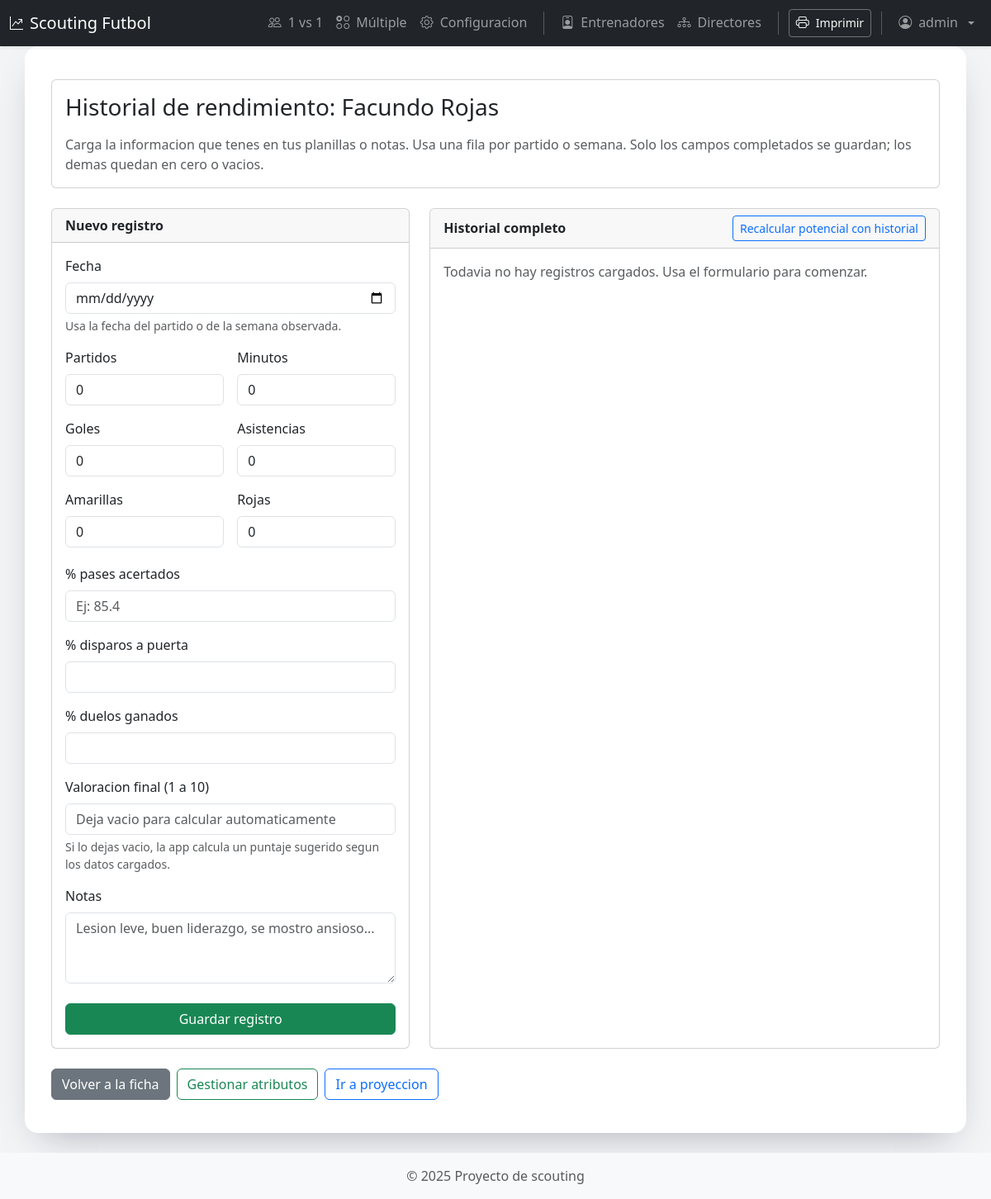
The page /player/1/stats (signed in) on the database as committed earlier.
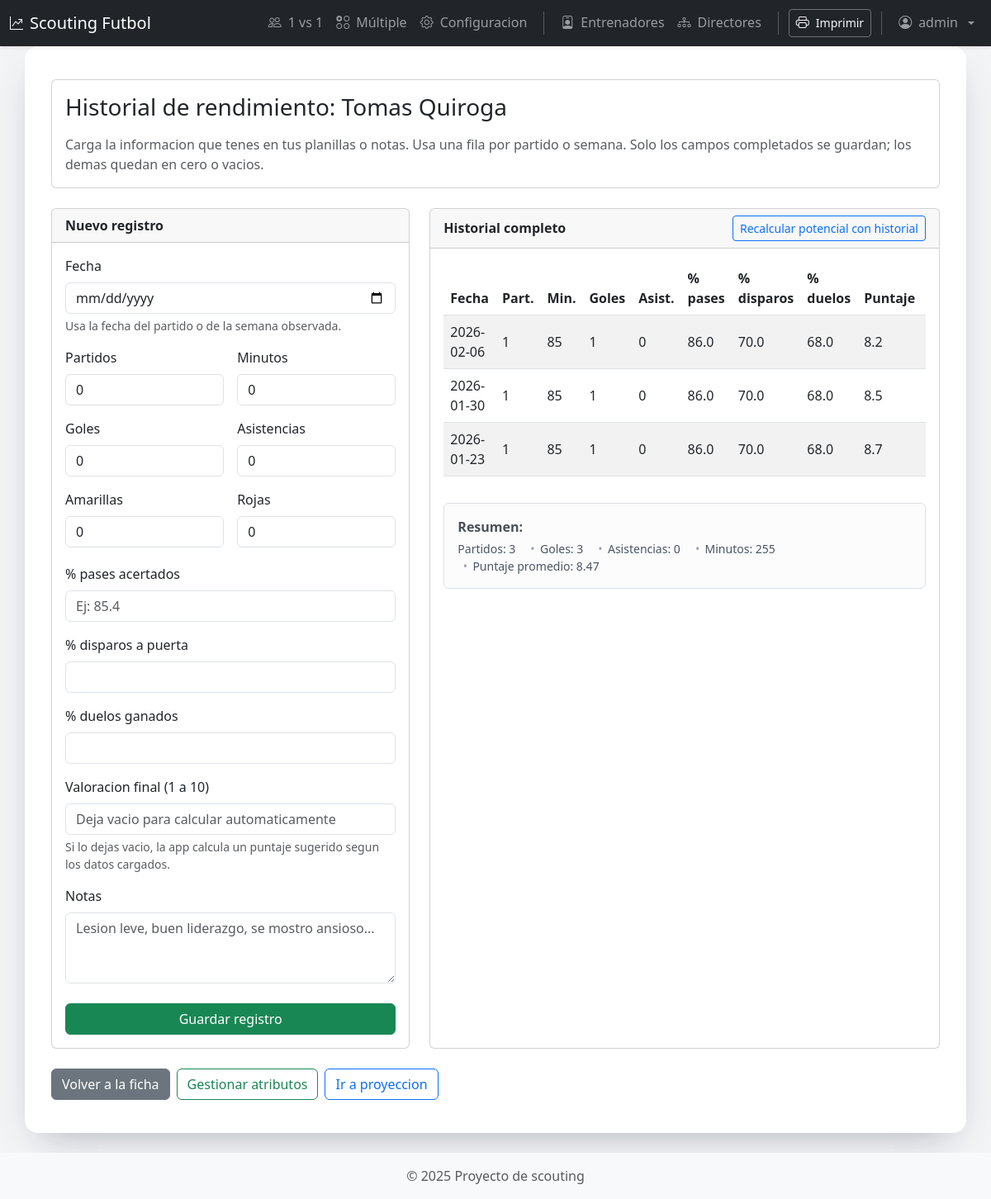
The same page on the database as committed later.
### models.py (models this page shows, shortened)
class Player(Base):
    __tablename__ = "players"
    id = Column(Integer, primary_key=True)
    name = Column(String, nullable=False)
    national_id = Column(String, unique=True, nullable=True)
    age = Column(Integer, nullable=False)
    position = Column(String, nullable=False)
    club = Column(String, nullable=True)
    country = Column(String, nullable=True)
    photo_url = Column(String, nullable=True)
    pace = Column(Integer, nullable=False)
    shooting = Column(Integer, nullable=False)
    passing = Column(Integer, nullable=False)
    dribbling = Column(Integer, nullable=False)
    defending = Column(Integer, nullable=False)
    physical = Column(Integer, nullable=False)
    vision = Column(Integer, nullable=False)
    tackling = Column(Integer, nullable=False)
    determination = Column(Integer, nullable=False)
    technique = Column(Integer, nullable=False)
    potential_label = Column(Boolean, nullable=False)
    stats = relationship("PlayerStat", back_populates="player", cascade="all, delete-orphan")
    attribute_history = relationship("PlayerAttributeHistory", back_populates="player", cascade="all, delete-orphan")

class PlayerStat(Base):
    __tablename__ = "player_stats"
    id = Column(Integer, primary_key=True)
    player_id = Column(Integer, ForeignKey("players.id"), nullable=False)
    record_date = Column(Date, nullable=False)
    matches_played = Column(Integer, nullable=False, default=0)
    goals = Column(Integer, nullable=False, default=0)
    assists = Column(Integer, nullable=False, default=0)
    minutes_played = Column(Integer, nullable=False, default=0)
    yellow_cards = Column(Integer, nullable=False, default=0)
    red_cards = Column(Integer, nullable=False, default=0)
    pass_accuracy = Column(Float, nullable=True)  # porcentaje (0-100)
    shot_accuracy = Column(Float, nullable=True)  # porcentaje (0-100)
    duels_won_pct = Column(Float, nullable=True)  # porcentaje (0-100)
    final_score = Column(Float, nullable=True)    # valoración 1-10
    notes = Column(Text, nullable=True)
    player = relationship("Player", back_populates="stats")

### app.py (the view, shortened to what this page needs)
@app.route("/player/<int:player_id>/stats", methods=["GET", "POST"])
@login_required
def player_stats(player_id: int):
    if request.method == "POST":
        _require_csrf()
    db = Session()
    player = db.query(Player).filter(Player.id == player_id).first()
    if not player:
        db.close()
        abort(404)
    stats = (db.query(PlayerStat)
             .filter(PlayerStat.player_id == player_id)
             .order_by(PlayerStat.record_date.desc(), PlayerStat.id.desc())
             .all())
    db.close()
    summary = summarize_stats(list(reversed(stats)))
    return render_template(
        "player_stats.html",
        player=player,
        stats=stats,
        summary=summary,
    )

### templates/player_stats.html (shortened to what this page needs)
{% extends "base.html" %}
{% block content %}
<div class="card mb-4">
    <div class="card-body">
        <h1 class="h3 mb-3">Historial de rendimiento: {{ player.name }}</h1>
        <p class="text-muted mb-0">
            Carga la informacion que tenes en tus planillas o notas. Usa una fila por partido o semana.
            Solo los campos completados se guardan; los demas quedan en cero o vacios.
        </p>
    </div>
</div>
<div class="row g-4">
    <div class="col-lg-5">
        <div class="card h-100">
            <div class="card-header">Nuevo registro</div>
            <div class="card-body">
                <form method="post">
                    <div class="mb-3">
                        <label class="form-label" for="record_date">Fecha</label>
                        <input class="form-control" type="date" id="record_date" name="record_date" value="{{ request.form.record_date or '' }}" required>
                        <div class="form-text">Usa la fecha del partido o de la semana observada.</div>
                    </div>
                    <div class="row g-3">
                        <div class="col-6">
                            <label class="form-label">Partidos</label>
                            <input class="form-control" type="number" name="matches_played" min="0" value="{{ request.form.matches_played or 0 }}">
                        </div>
                        <div class="col-6">
                            <label class="form-label">Minutos</label>
                            <input class="form-control" type="number" name="minutes_played" min="0" value="{{ request.form.minutes_played or 0 }}">
                        </div>
                        <div class="col-6">
                            <label class="form-label">Goles</label>
                            <input class="form-control" type="number" name="goals" min="0" value="{{ request.form.goals or 0 }}">
                        </div>
                        <div class="col-6">
                            <label class="form-label">Asistencias</label>
                            <input class="form-control" type="number" name="assists" min="0" value="{{ request.form.assists or 0 }}">
                        </div>
                        <div class="col-6">
                            <label class="form-label">Amarillas</label>
                            <input class="form-control" type="number" name="yellow_cards" min="0" value="{{ request.form.yellow_cards or 0 }}">
                        </div>
                        <div class="col-6">
                            <label class="form-label">Rojas</label>
                            <input class="form-control" type="number" name="red_cards" min="0" value="{{ request.form.red_cards or 0 }}">
                        </div>
                    </div>
                    <div class="row g-3 mt-1">
                        <div class="col-12">
                            <label class="form-label">% pases acertados</label>
                            <input class="form-control" type="number" name="pass_accuracy" min="0" max="100" step="0.1" placeholder="Ej: 85.4">
                        </div>
                        <div class="col-12">
                            <label class="form-label">% disparos a puerta</label>
                            <input class="form-control" type="number" name="shot_accuracy" min="0" max="100" step="0.1">
                        </div>
                        <div class="col-12">
                            <label class="form-label">% duelos ganados</label>
                            <input class="form-control" type="number" name="duels_won_pct" min="0" max="100" step="0.1">
                        </div>
                        <div class="col-12">
                            <label class="form-label">Valoracion final (1 a 10)</label>
                            <input class="form-control" type="number" name="final_score" min="1" max="10" step="0.1" placeholder="Deja vacio para calcular automaticamente">
                            <div class="form-text">Si lo dejas vacio, la app calcula un puntaje sugerido segun los datos cargados.</div>
                        </div>
                    </div>
                    <div class="mt-3">
                        <label class="form-label">Notas</label>
                        <textarea class="form-control" name="notes" rows="3" placeholder="Lesion leve, buen liderazgo, se mostro ansioso..."></textarea>
                    </div>
                    <div class="d-grid mt-4">
                        <button class="btn btn-success" type="submit">Guardar registro</button>
                    </div>
                </form>
            </div>
        </div>
    </div>
    <div class="col-lg-7">
        <div class="card h-100">
            <div class="card-header d-flex flex-wrap justify-content-between align-items-center gap-2">
                <span>Historial completo</span>
                <form method="post" class="d-inline">
                    <button class="btn btn-outline-primary btn-sm" type="submit">Recalcular potencial con historial</button>
                </form>
            </div>
            <div class="card-body">
                {% if stats %}
                <div class="table-responsive">
                    <table class="table table-striped table-hover align-middle">
                        <thead>
                            <tr>
                                <th>Fecha</th>
                                <th>Part.</th>
                                <th>Min.</th>
                                <th>Goles</th>
                                <th>Asist.</th>
                                <th>% pases</th>
                                <th>% disparos</th>
                                <th>% duelos</th>
                                <th>Puntaje</th>
                                <th>Notas</th>
                            </tr>
                        </thead>
                        <tbody>
                            {% for stat in stats %}
                            <tr>
                                <td>{{ stat.record_date }}</td>
                                <td>{{ stat.matches_played }}</td>
                                <td>{{ stat.minutes_played }}</td>
                                <td>{{ stat.goals }}</td>
                                <td>{{ stat.assists }}</td>
                                <td>{{ stat.pass_accuracy if stat.pass_accuracy is not none else '--' }}</td>
                                <td>{{ stat.shot_accuracy if stat.shot_accuracy is not none else '--' }}</td>
                                <td>{{ stat.duels_won_pct if stat.duels_won_pct is not none else '--' }}</td>
                                <td>{{ stat.final_score if stat.final_score is not none else '--' }}</td>
                                <td>{{ stat.notes or '-' }}</td>
                            </tr>
                            {% endfor %}
                        </tbody>
                    </table>
                </div>
                <div class="stats-summary mt-3">
                    <div class="alert alert-light border">
                        <div class="fw-semibold mb-1">Resumen:</div>
                        <ul class="list-inline mb-0 small">
                            <li class="list-inline-item">Partidos: {{ summary.total_matches }}</li>
                            <li class="list-inline-item">Goles: {{ summary.total_goals }}</li>
                            <li class="list-inline-item">Asistencias: {{ summary.total_assists }}</li>
                            <li class="list-inline-item">Minutos: {{ summary.total_minutes }}</li>
                            <li class="list-inline-item">Puntaje promedio: {{ summary.avg_final_score or '--' }}</li>
                        </ul>
                    </div>
                </div>
                {% else %}
                <p class="text-muted mb-0">Todavia no hay registros cargados. Usa el formulario para comenzar.</p>
                {% endif %}
            </div>
        </div>
    </div>
</div>
<div class="mt-4 d-flex flex-wrap gap-2">
    <a class="btn btn-secondary" href="{{ url_for('player_detail', player_id=player.id) }}">Volver a la ficha</a>
    <a class="btn btn-outline-success" href="{{ url_for('player_attributes', player_id=player.id) }}">Gestionar atributos</a>
    <a class="btn btn-outline-primary" href="{{ url_for('predict_player', player_id=player.id) }}">Ir a proyeccion</a>
</div>
{% endblock %}

### templates/base.html (shortened to what this page needs)
<!DOCTYPE html>
<html lang="es">
<head>
    <link rel="stylesheet" href="https://cdnjs.cloudflare.com/ajax/libs/bootstrap/5.3.0/css/bootstrap.min.css">
    <link rel="stylesheet" href="{{ url_for('static', filename='styles.css') }}">
    <link rel="stylesheet" href="https://cdn.jsdelivr.net/npm/bootstrap-icons@1.11.3/font/bootstrap-icons.min.css">
</head>
<body class="{% block body_class %}{% endblock %}">
  <nav class="navbar navbar-expand-lg navbar-dark bg-dark shadow-sm">
  <div class="container-fluid">
    <a class="navbar-brand d-flex align-items-center gap-2" href="{{ url_for('landing') }}">
      <i class="bi bi-graph-up-arrow"></i>
      Scouting Futbol
    </a>
    <div id="topbar" class="collapse navbar-collapse">
      <ul class="navbar-nav ms-auto align-items-center">
        {% if is_authenticated %}
          <li class="nav-item">
            <a class="nav-link d-flex align-items-center gap-2" href="{{ first_url('compare_players','compare','compare_index') }}">
              <i class="bi bi-people"></i> 1 vs 1
            </a>
          </li>
          <li class="nav-item">
            <a class="nav-link d-flex align-items-center gap-2" href="{{ first_url('compare_multi','compare_multiple','compare_multi_index') }}">
              <i class="bi bi-ui-radios-grid"></i> Múltiple
            </a>
          </li>
          <li class="nav-item">
            <a class="nav-link d-flex align-items-center gap-2" href="{{ first_url('settings') }}">
              <i class="bi bi-gear"></i> Configuracion
            </a>
          </li>
          <li class="nav-item">
            <a class="nav-link d-flex align-items-center gap-2" href="{{ first_url('list_coaches','coaches','coaches_index') }}">
              <i class="bi bi-person-badge"></i> Entrenadores
            </a>
          </li>
          <li class="nav-item">
            <a class="nav-link d-flex align-items-center gap-2" href="{{ first_url('list_directors','directors','directors_index') }}">
              <i class="bi bi-diagram-3"></i> Directores
            </a>
          </li>
          <li class="nav-item">
            <button type="button"
                    class="btn btn-outline-light btn-sm d-flex align-items-center gap-2"
                    onclick="window.print()">
              <i class="bi bi-printer"></i> Imprimir
            </button>
          </li>
          <li class="nav-item dropdown">
            <a class="nav-link dropdown-toggle d-flex align-items-center gap-2" href="#" id="userMenu"
               role="button" data-bs-toggle="dropdown" aria-expanded="false">
              <i class="bi bi-person-circle"></i> {{ current_username }}
            </a>
          </li>
        {% endif %}
      </ul>
    </div>
  </div>
</nav>
    <div class="container app-shell">
        {% block content %}{% endblock %}
    </div>
    <footer class="footer mt-4 py-3 bg-light">
        <div class="container text-center">
            <span class="text-muted">&copy; 2025 Proyecto de scouting</span>
        </div>
    </footer>
</body>
</html>

Rows that differ between the two databases and show on the page:
changed Player: name "Facundo Rojas" → "Tomas Quiroga"
added PlayerStat: record_date "2026-02-06", matches_played "1", minutes_played "85", goals "1", assists "0", pass_accuracy "86.0", shot_accuracy "70.0", duels_won_pct "68.0", final_score "8.2"
added PlayerStat: record_date "2026-01-30", matches_played "1", minutes_played "85", goals "1", assists "0", pass_accuracy "86.0", shot_accuracy "70.0", duels_won_pct "68.0", final_score "8.5"
added PlayerStat: record_date "2026-01-23", matches_played "1", minutes_played "85", goals "1", assists "0", pass_accuracy "86.0", shot_accuracy "70.0", duels_won_pct "68.0", final_score "8.7"
Other text that changed with them:
{{ summary.total_matches }}: (not shown) → "3"
{{ summary.total_goals }}: (not shown) → "3"
{{ summary.total_assists }}: (not shown) → "0"
{{ summary.total_minutes }}: (not shown) → "255"
{{ summary.avg_final_score or '--' }}: (not shown) → "8.47"
text no longer shown: "Todavia no hay registros cargados. Usa el formulario para comenzar."
text now shown: "Fecha Part. Min. Goles Asist. % pases % disparos % duelos Puntaje Resumen: Partidos: Goles: Asistencias: Minutos: Puntaje promedio:"
